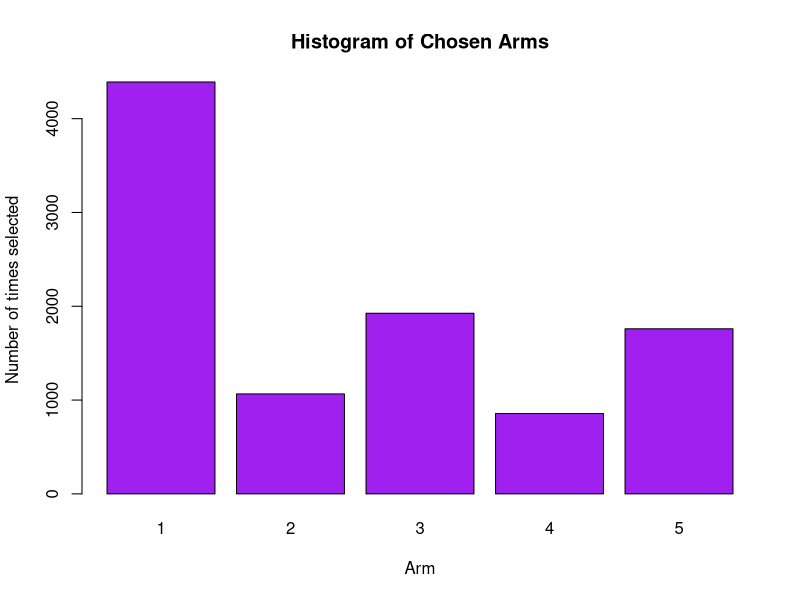
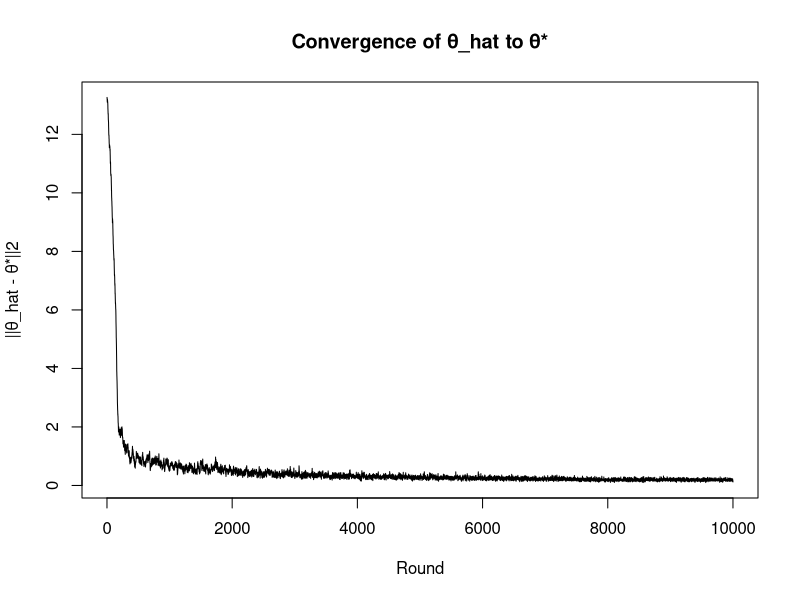
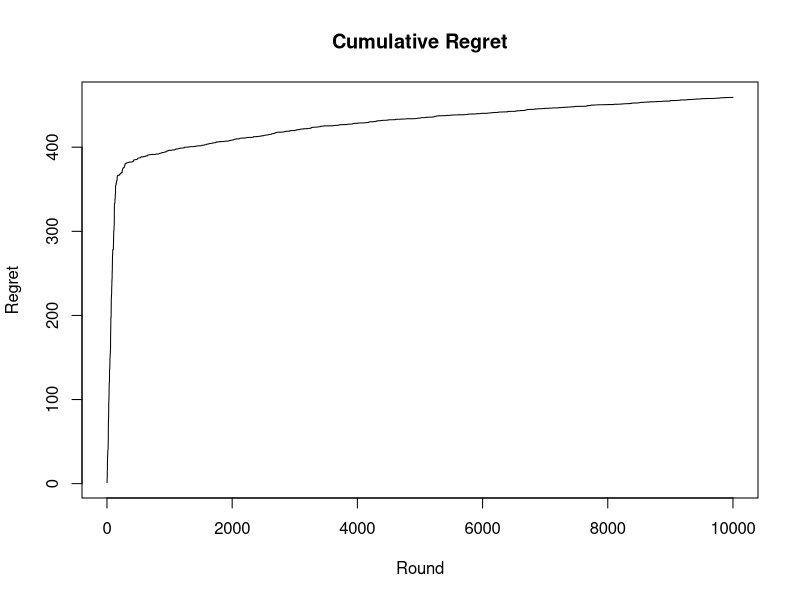
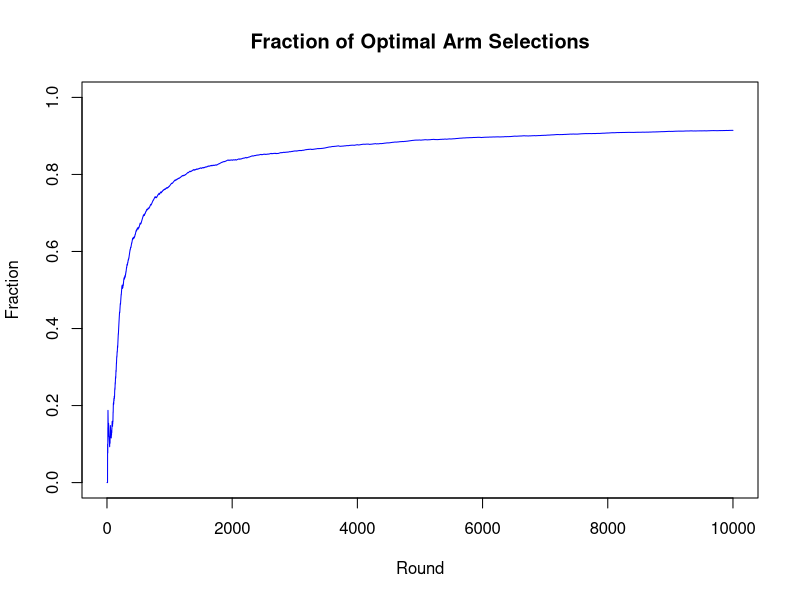

The R script that drew these images, in order:
# Parameters
T <- 10000            # number of rounds
K <- 5                # number of arms
d_context <- 4        # context dimension
d <- K * d_context    # full parameter dimension

sigma0 <- 0.5        # prior sd
sigma  <- 1         # observation noise sd

# LMC hyperparameters
h     <- 1e-4
beta  <- 1.0
K_lmc <- 20

# SFG hyperparameters
eta        <- 1/(sigma^2)
lambda_sfg <- 0.5
b_cap      <- 1000
s_param    <- 5.0

set.seed(123)
phi_map <- function(X, a) 
{
  vec <- rep(0, d)
  st <- (a - 1) * d_context + 1
  end_idx <- st + d_context - 1
  vec[st:end_idx] <- X
  return(vec)
}

sigmoid_stable <- function(z) 
{
  ifelse(z >= 0, 1 / (1 + exp(-z)), exp(z) / (1 + exp(z)))
}

# Gradient 
grad_loss_sfg <- function(theta, A, b, ctx)
{
  grad_prior <- theta / (sigma0^2)
  grad_sqerr <- if (sum(A) > 0) eta * (A %*% theta - b) else rep(0, d)
  # SFG term (only depends on current context)
  vals <- sapply(1:K, function(a) sum(phi_map(ctx, a) * theta))
  a_star <- which.max(vals)
  f_star <- vals[a_star]
  phi_max <- phi_map(ctx, a_star)
  z <- s_param * (b_cap - f_star)
  grad_sfg <- - lambda_sfg * sigmoid_stable(z) * phi_max
  
  return(drop(grad_prior + grad_sqerr + grad_sfg))
}


# True parameter and storage
theta_star <- c(5,5,5,5)
theta_star <- c(theta_star, rnorm(d-4, mean = 2, sd = sigma0))
theta_curr <- rep(0, d)

regrets      <- numeric(T)
chosen_arms  <- integer(T)
optimal_arms <- integer(T)
errors1      <- numeric(T)

# Statistics for fast gradient updates
A <- matrix(0, d, d)  # ∑ φ φ^T
b <- rep(0, d)        # ∑ φ r


for (t in 1:T) 
{
  # New context
  X_t <- rnorm(d_context, mean = 0, sd = 1)
  
  # LMC updates
  for (k in 1:K_lmc) 
  {
    noise <- rnorm(d)
    grad <- grad_loss_sfg(theta_curr, A, b, X_t)
    theta_curr <- theta_curr - h * grad + sqrt(2*h/beta) * noise
  }
  
  # Predict rewards and choose arm
  pred_rewards <- sapply(1:K, function(a) sum(phi_map(X_t, a) * theta_curr))
  a_t <- which.max(pred_rewards)
  chosen_arms[t] <- a_t  
  
  # True reward
  eps_t <- rnorm(1, mean = 0, sd = sigma)
  r_t <- sum(phi_map(X_t, a_t) * theta_star) + eps_t
  
  # Regret
  opt_rewards <- sapply(1:K, function(a) sum(phi_map(X_t, a) * theta_star))
  opt_arm <- which.max(opt_rewards)
  optimal_arms[t] <- opt_arm
  regrets[t] <- max(opt_rewards) - sum(phi_map(X_t, a_t) * theta_star)
  
  # Update statistics
  phi_t <- phi_map(X_t, a_t)
  A <- A + tcrossprod(phi_t)  # φ φ^T
  b <- b + phi_t * r_t
  
  errors1[t] <- sqrt(sum((theta_curr - theta_star)^2))
}

cumulative_regret <- cumsum(regrets)

cat(sprintf("Final cumulative regret: %.2f\n", cumulative_regret[T]))

# Arm selection histogram
cat("\nArm selection frequencies:\n")
print(table(chosen_arms))
barplot(table(chosen_arms), col="purple",
        main="Histogram of Chosen Arms",
        xlab="Arm", ylab="Number of times selected")

# Accuracy of arm selection
accuracy <- mean(chosen_arms == optimal_arms)
cat(sprintf("\nAccuracy of optimal arm selection: %.2f%%\n", 100 * accuracy))

# convergence of θ_hat to θ*
plot(errors1, type = "l", main = "Convergence of θ_hat to θ*",
     xlab = "Round", ylab = "||θ_hat - θ*||2")

# cumulative regret
plot(cumulative_regret, type = "l", main = "Cumulative Regret",
     xlab = "Round", ylab = "Regret")

# fraction of times optimal arm was chosen over time
optimal_fraction <- cumsum(chosen_arms == optimal_arms) / (1:T)
plot(optimal_fraction, type = "l", col = "blue",
     main = "Fraction of Optimal Arm Selections", ylim = c(0,1),
     xlab = "Round", ylab = "Fraction")

